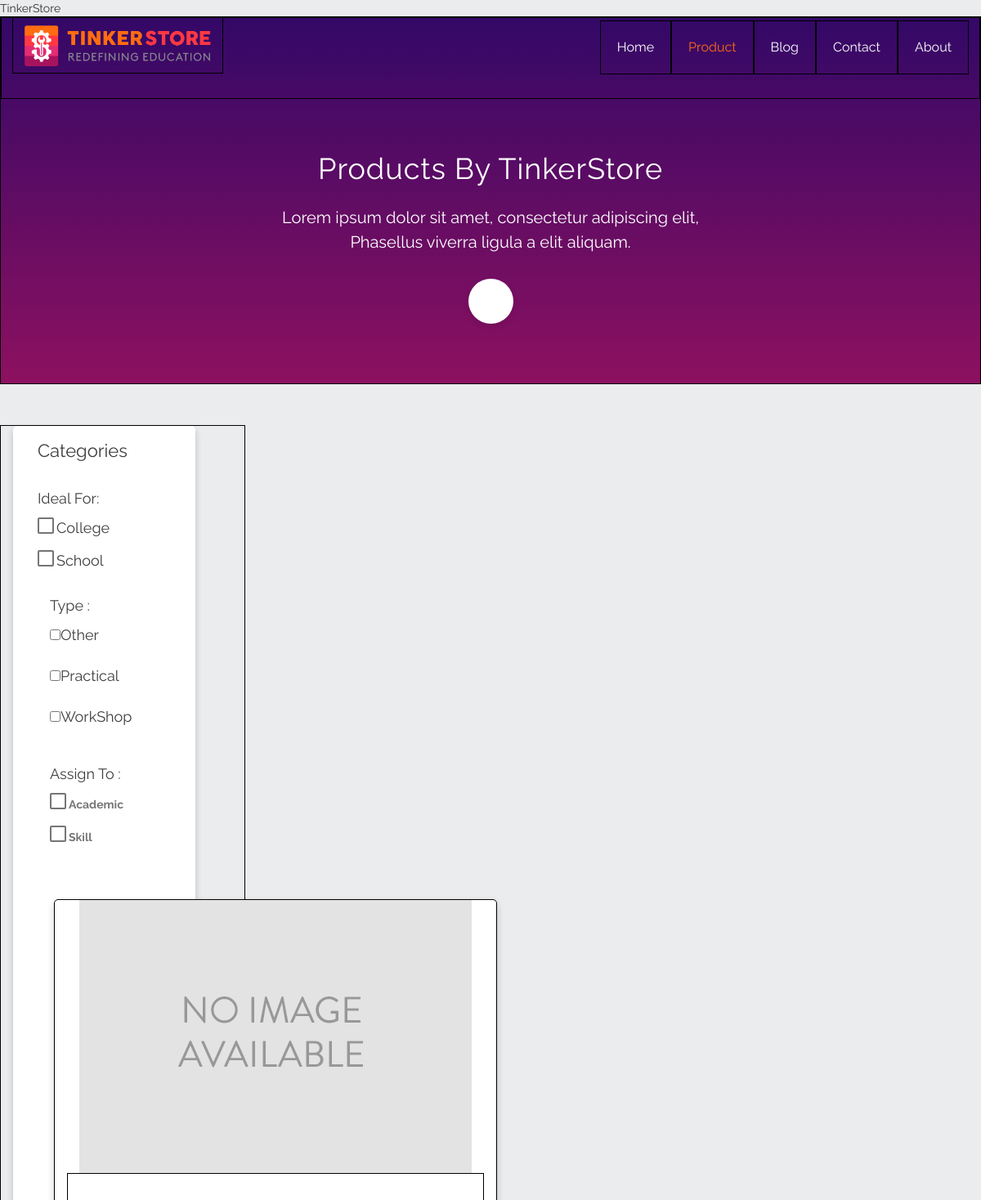
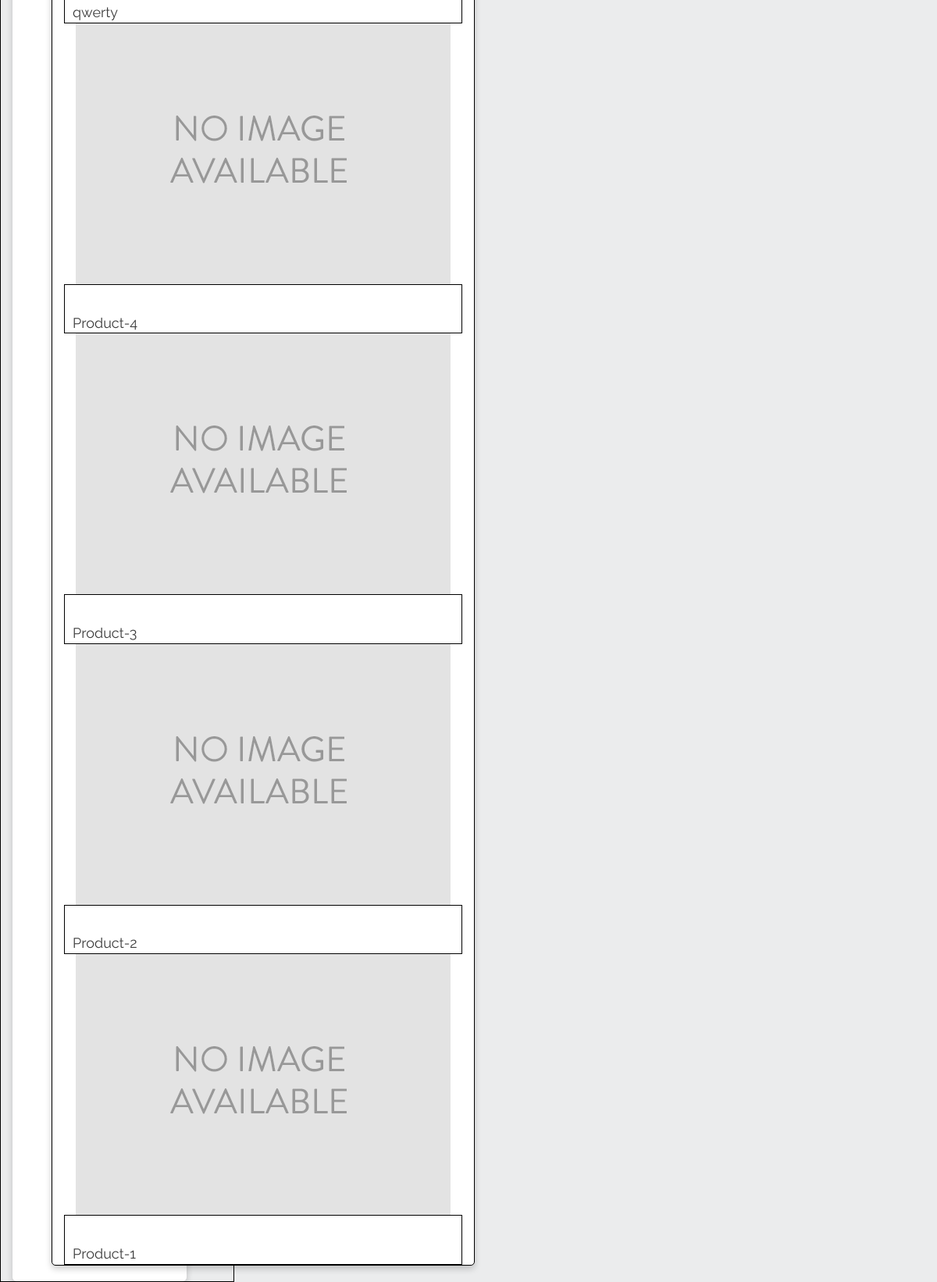
The page / on the database its author committed (2 pictures, top to bottom).
### shop/models.py (models this page shows, shortened)
class Category(models.Model):
    name = models.CharField(max_length=200, db_index=True)
    slug = models.SlugField(max_length=200, db_index=True, unique=True)
    class Meta:
        ordering = ('name',)
        verbose_name = 'category'
        verbose_name_plural = 'categories'

class SubCategory(models.Model):
    title = models.CharField(max_length=200, db_index=True)
    slug = models.SlugField(max_length=200, db_index=True, unique=True)
    class Meta:
        ordering = ('title',)
        verbose_name = 'subcategory'
        verbose_name_plural = 'subcategories'

class Align(models.Model):
    name = models.CharField(max_length=200, db_index=True)
    slug = models.SlugField(max_length=200, db_index=True, unique=True)
    class Meta:
        ordering = ('name',)
        verbose_name = 'align'
        verbose_name_plural = 'alignto'

class Product(models.Model):
    category = models.ForeignKey(Category, related_name='subcategory')
    subcategory = models.ManyToManyField(SubCategory, related_name='products')
    align = models.ForeignKey(Align, related_name='align')
    name = models.CharField(max_length=200, db_index=True)
    slug = models.SlugField(max_length=200, db_index=True)
    image = models.ImageField(upload_to='products/%Y/%m/%d', blank=True)
    description = models.TextField(blank=True)
    price = models.DecimalField(max_digits=10, decimal_places=2)
    stock = models.PositiveIntegerField()
    available = models.BooleanField(default=True)
    created = models.DateTimeField(auto_now_add=True)
    updated = models.DateTimeField(auto_now=True)
    class Meta:
        ordering = ('-created',)
        index_together = (('id', 'slug'),)
    def get_absolute_url(self):
        return reverse('shop:product_detail', args=[self.id, self.slug])

### shop/views.py (the view)
# urls.py: url(r'^$', views.product_list, name='product_list'),
def product_list(request, category_slug=None):
    category = None
    subcategory = None
    align = None
    categories = Category.objects.all()
    subcategories = SubCategory.objects.all()
    alignto = Align.objects.all()
    products = Product.objects.filter(available=True)
    if category_slug :
        category = get_object_or_404(Category, slug=category_slug)
        products = products.filter(category=category)
    return render(request, 'shop/product/list.html', {'category': category, 'subcategory' : subcategory, 'align' : align,
                                                  'categories': categories, 'subcategories' : subcategories, 'alignto' : alignto,
                                                  'products': products })

### shop/templates/shop/product/list.html (shortened to what this page needs)
{% extends "shop/base.html" %}
{% load static %}
{% block content %}
    <section class="products-header">
		<header id="main-header">
          <nav class="navbar navbar-default navbar-fixed-top">
            <div class="container">
			<div class="navbar-header">
                <a class="navbar-brand  " href="#">
                	<img src="img/Logo-main.png">
                </a>
              </div>
			<div class=" collapse navbar-collapse" id="myNavbar">
				<ul class="nav navbar-nav navbar-right">
					<li class=" ">
						<a href="">
							Home
						</a>
					</li>
				<li class=" active ">
						<a href="">
							Product
						</a>
					</li>
					<li class=" ">
						<a href="">
							Blog
						</a>
					</li>
					<li class=" ">
						<a href="">
							Contact
						</a>
					</li>
					<li class=" ">
						<a href="">
							About
						</a>
					</li>
				</ul>
			</div>
		</div>
	</nav>
		</header>
		<div class="wrapper header-description">
			<div class="container-fluid">
			<div class="row text-center">
		<div class="upper-text container">
				Products By TinkerStore
			</div>
		<div class="lower-text container">
			Lorem ipsum dolor sit amet, consectetur adipiscing elit,<br>Phasellus viverra ligula a elit aliquam.
		</div>
		<div class="p-icon">
			</div>
			</div>
		</div>
		</div>
	</section>
<section class="products-main">
	<div class="container-fluid">
		<div class="row ">
		<div class="section-left col-xs-6 col-sm-4 col-md-3">
			<div class="checkbox-menu col-xs-12 col-md-10">
				<div class="heading">
					Categories
				</div>
				<div class="sub-heading ">
					Ideal For:
				<div class="checkboxes ideal">
                {% for c in categories %}
				<div class="md-checkbox ">
                            <input type="checkbox" id="someDynamicId" class="Checkbox" value="{{ c.name }}">{{ c.name }}
				</div>
                {% endfor %}
				</div>
				<div class="sub-heading">
					Type :
                {% for a in subcategories %}
				<div class="checkboxes types">
                        <input type="checkbox" id="i{{ subcategory.id }}" class="Checkbox" value="{{ a.title }}">{{ a.title }}
				</div>
                {% endfor %}
				</div>
				<div class="sub-heading">
					Assign To :
				<div class="checkboxes assign">
                {% for k in alignto %}
				<div class="md-checkbox ">
                        <label for=""{% if align.slug == k.slug %}class="selected"{% endif %}>
                            <input type="checkbox" class="Checkbox" value="{{ k.name }}">{{ k.name }}
                        </label>
				</div>
                 {% endfor %}
				</div>
			</div>
		</div>
		<div class="section-right col-xs-6 col-sm-8 col-md-9">
			<div class="main-product col-xs-12 col-sm-5 col-md-3">
             {% for product in products %}
				<div class="product-img col-xs-12 ">
					 <a href="{{ product.get_absolute_url }}">
                        <img src="{% if product.image %}{{ product.image.url }}{% else %}{% static "img/no_image.png" %}{% endif %}">
                     </a>
                </div>
					<div class=" product-description col-xs-12	">
                        <br>
                        <a href="{{ product.get_absolute_url }}">{{ product.name }}</a><br>
					</div>
             {% endfor %}
		    </div>
        </div>
            </div>
</section>
{% endblock %}

### shop/templates/shop/base.html (shortened to what this page needs)
{% load static %}
<!DOCTYPE html>
<html>
<head>
    <link href="{% static "css/bootstrap.min.css" %}" rel="stylesheet">
    <link href="{% static "css/products.css" %}" rel="stylesheet">
    <link href="{% static "js/bootstrap.min.js" %}" rel="stylesheet">
</head>
<body>
    <div id="header">
        <a href="/" class="logo">TinkerStore</a>
    </div>
    <div id="content">
        {% block content %}
        {% endblock %}
    </div>
</body>

### shop/static/css/products.css (style rules this page uses)
body { font-family: 'Raleway', sans-serif; margin: 0; padding: 0; background-color: #ebeced; }
header { position: relative; width: 100%; min-height: 100px; border:1px solid black; }
.products-header { width: 100%; min-height: 450px; border:1px solid black; background-image: linear-gradient(to top, #a8135e -30%, #330867 100%); }
.navbar-default { background-color: transparent; border:0px; padding: 20px 0; transition: all 0.3s; }
.navbar-collapse { margin-top: 5px; }
.navbar-default .navbar-brand { padding: 0px; }
.navbar-brand { padding: 0px; height: 70px; border: 1px solid black; }
.navbar-brand img { width: inherit; height: inherit; }
.navbar-default .navbar-nav > li > a { padding: 5px 20px; font-size: 16px; line-height: 54px; font-weight: 400; background: transparent; color: #fff; -webkit-transition: color 0.2s ease-out; transition: color 0.2s ease-out; border:1px solid black; }
.navbar-default .navbar-nav > .active > a, .navbar-default .navbar-nav > .active > a:focus, .navbar-default .navbar-nav > .active > a:hover { color: #ff6c11; background-color: transparent; }
.header-description { margin-top: 50px; }
.upper-text { padding: 10px; font-size: 36px; color: white; line-height: 50px; letter-spacing: 1px; }
.lower-text { padding: 10px; font-size: 20px; color: white; line-height: 30px; }
.p-icon { margin: 10px auto; margin-top: 20px; width: 55px; height: 55px; border-radius: 50%; background-color: white; box-shadow: 0 4px 8px 0 rgba(0,0,0,0.1); }
.products-main { margin-top: 50px; }
.section-left { float: left; border:1px solid black; }
.checkbox-menu { border-radius: 5px; min-height: 750px; background-color: white; box-shadow: 0 4px 8px 0 rgba(0,0,0,0.2); }
.heading,.sub-heading { padding: 15px; color: #3e3e3e; vertical-align: middle; font-size: 22px; }
.sub-heading { font-size: 18px; }
.checkboxes { padding-top: 10px; }
.age,.assign,.ideal,.types { min-height: 50px; }
*, *:before, *:after { box-sizing: border-box; }
.md-checkbox { position: relative; height: 40px; }
.md-checkbox label { cursor: pointer; color: #777777; }
.md-checkbox label:before, .md-checkbox label:after { content: ""; position: absolute; left: 0; top: 0; }
.md-checkbox label:before { width: 20px; height: 20px; background: #fff; border: 2px solid rgba(0, 0, 0, 0.54); border-radius: 2px; cursor: pointer; transition: background 0.3s; }
.md-checkbox input[type="checkbox"] { outline: 0; margin-right: 10px; }
.main-product { min-height: 420px; border-radius: 5px; display: inline-table; background-color: white; box-shadow: 0 4px 8px 0 rgba(0,0,0,0.2); transition: all 0.3s ease; margin: 20px; border: 1px solid black; }
.product-img { background-size: contain; position: relative; min-height: 20px; border-radius: 5px 5px 0px 0px; filter: grayscale(50%); }
.product-img img { width: inherit; height: inherit; }
.product-description { padding-left: 10px; color: #3e3e3e; font-size: 18px; padding-top: 10px; border: 1px solid black; }
label { font-size: 14px; }
a { color: inherit; }

### rows shown on the page
Category: name "College"
Category: name "School"
SubCategory: title "Other"
SubCategory: title "Practical"
SubCategory: title "WorkShop"
Align: name "Academic"
Align: name "Skill"
Product: name "qwerty"
Product: name "Product-4"
Product: name "Product-3"
Product: name "Product-2"
Product: name "Product-1"
